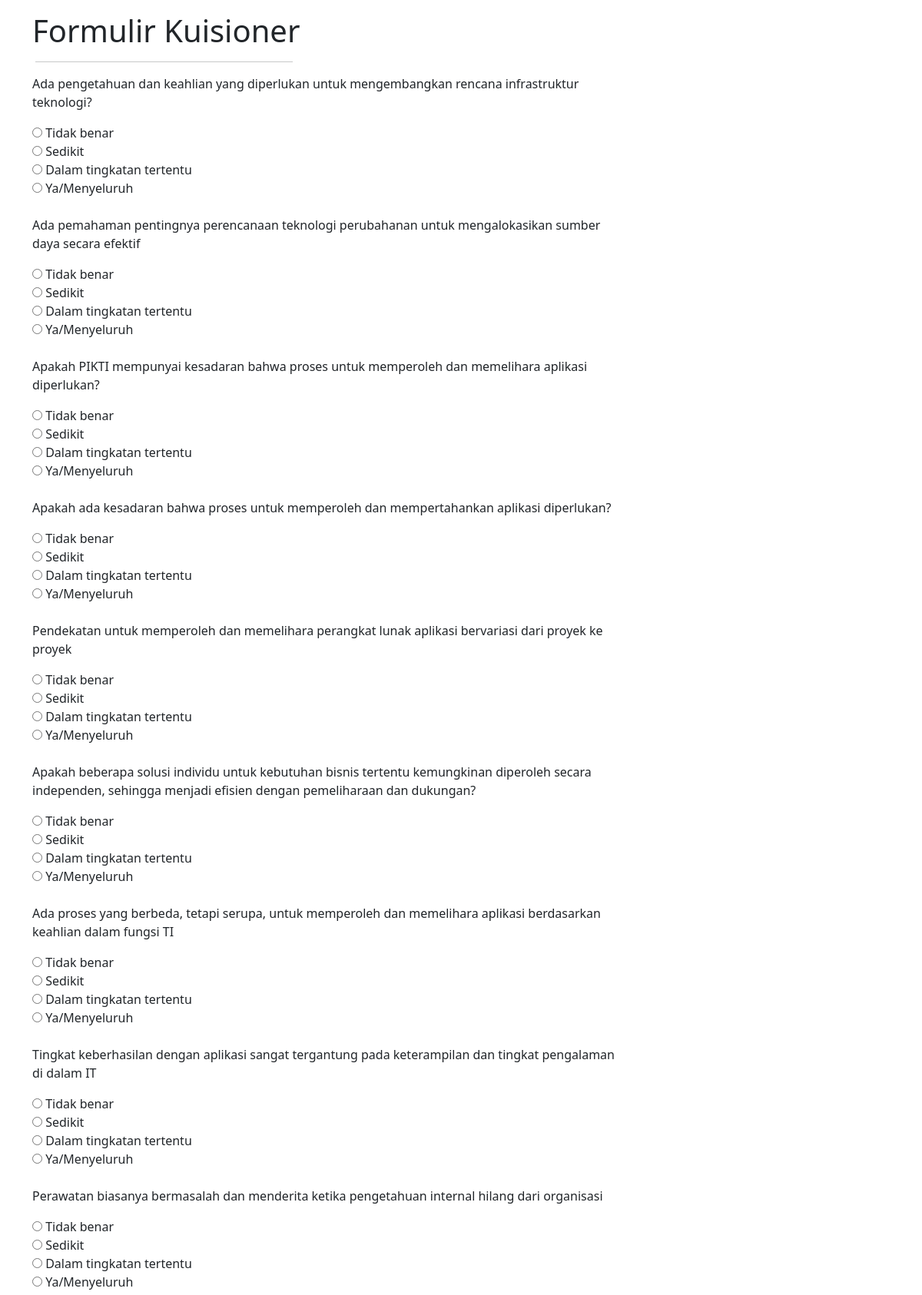
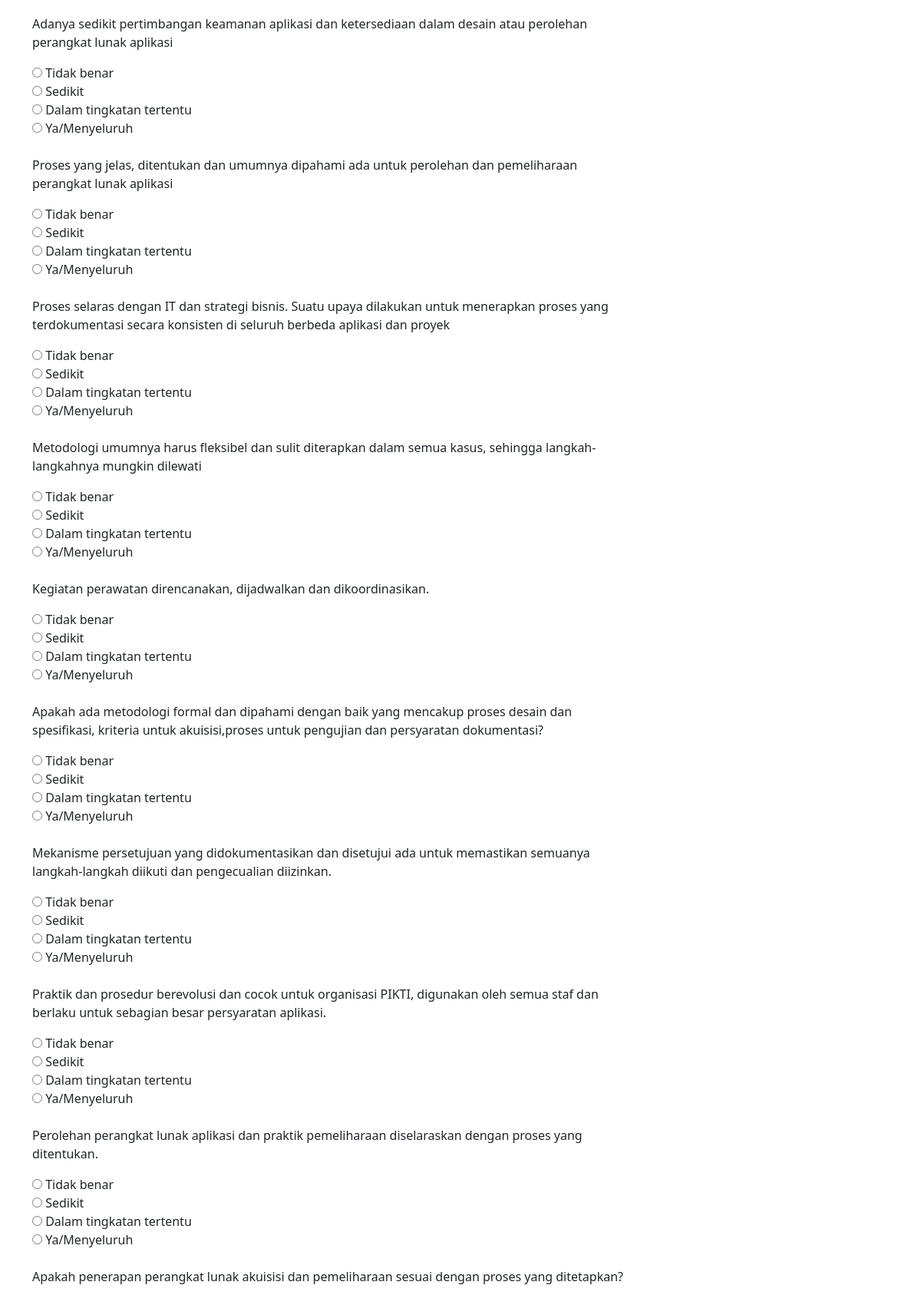
The page /Frontend/pertanyaan/5 (upper part) on the database its author committed (2 pictures, top to bottom).
### tables this page shows
CREATE TABLE `kuisioner` (
  `id` int(11) NOT NULL,
  `id_kategori` int(11) NOT NULL,
  `pertanyaan` varchar(255) NOT NULL,
  `level` int(11) NOT NULL
);

### application/controllers/Frontend.php (called while the page is built, shortened)
<?php
class Frontend extends CI_Controller {
    function __construct() {
		$this->load->model('Dashboard_model');
	}
   public function pertanyaan($id)
   {
		$data['kuisioner'] = $this->Dashboard_model->ambil_where('kuisioner','id_kategori',$id);
		$this->load->view('frontend/kuisioner',$data);
   }
}

### index.php (called while the page is built, shortened)
<?php
require_once BASEPATH.'core/CodeIgniter.php';

### application/models/Dashboard_model.php (called while the page is built, shortened)
<?php
class Dashboard_model extends CI_Model {
	function ambil_where($table,$field,$id)
	{
		$this->db->select('*');
		$this->db->from($table);
		$this->db->where($field, $id);
		$this->db->order_by('id','ASC');
		return $this->db->get()->result();
	}
}
?>

### application/views/frontend/kuisioner.php (the view, shortened to what this page needs)
<!DOCTYPE html>
<html lang="en">
<head>
    <link href="https://cdn.jsdelivr.net/npm/bootstrap@5.0.0-beta3/dist/css/bootstrap.min.css" rel="stylesheet" />
</head>
<body>
    <div class="navbar navbar-inverse navbar-fixed-top">
    </div>
    <div class="container">
        <div class="mb-2 col-lg-12">
            <div class="page-header">
                <h1 id="forms">Formulir Kuisioner</h1>
            </div>
        </div>
        <hr class="mt-3 ms-1" style="width:30%;text-align:left;margin-left:0">
        <div class="row">
            <div class="col-lg-10">
                <form class="form-horizontal" action="<?= base_url('Frontend/p_hasil/'.$this->uri->segment(3));?>" method="post">
                        <fieldset>
                            <div id="po" class="form-group">
                                <div class="mb-3 col-lg-10">
                                    <?php foreach($kuisioner as $get) {?>
                                    <p> <?= $get->pertanyaan;?> </p>
                                    <input type="radio" id="html" name="<?= $get->id;?>" value="0">
                                    <label for="html">Tidak benar</label><br>
                                    <input type="radio" id="html" name="<?= $get->id;?>" value="0.33">
                                    <label for="html">Sedikit</label><br>
                                    <input type="radio" id="html" name="<?= $get->id;?>" value="0.67">
                                    <label for="html">Dalam tingkatan tertentu</label><br>
                                    <input type="radio" id="html" name="<?= $get->id;?>" value=" 1">
                                    <label for="html">Ya/Menyeluruh</label><br>
                                    <br>
                                    <?php } ?>
                                </div>
                            </div>
                        </fieldset>
                </form>
            </div>
        </div>
    </div>
</body>
</html>

### rows shown on the page
kuisioner: pertanyaan "Ada pengetahuan dan keahlian yang diperlukan untuk mengembangkan rencana infrastruktur teknologi?"
kuisioner: pertanyaan "Ada pemahaman pentingnya perencanaan teknologi perubahanan untuk mengalokasikan sumber daya secara efektif"
kuisioner: pertanyaan "Apakah PIKTI mempunyai kesadaran bahwa proses untuk memperoleh dan memelihara aplikasi diperlukan?"
kuisioner: pertanyaan "Apakah ada kesadaran bahwa proses untuk memperoleh dan mempertahankan aplikasi diperlukan?"
kuisioner: pertanyaan "Pendekatan untuk memperoleh dan memelihara perangkat lunak aplikasi bervariasi dari proyek ke proyek"
kuisioner: pertanyaan "Apakah beberapa solusi individu untuk kebutuhan bisnis tertentu kemungkinan diperoleh secara independen, sehingga menjadi efisien dengan pemeliharaan dan dukungan?"
kuisioner: pertanyaan "Ada proses yang berbeda, tetapi serupa, untuk memperoleh dan memelihara aplikasi berdasarkan keahlian dalam fungsi TI"
kuisioner: pertanyaan "Tingkat keberhasilan dengan aplikasi sangat tergantung pada keterampilan dan tingkat pengalaman di dalam IT"
kuisioner: pertanyaan "Perawatan biasanya bermasalah dan menderita ketika pengetahuan internal hilang dari organisasi"
kuisioner: pertanyaan "Adanya sedikit pertimbangan keamanan aplikasi dan ketersediaan dalam desain atau perolehan perangkat lunak aplikasi"
kuisioner: pertanyaan "Proses yang jelas, ditentukan dan umumnya dipahami ada untuk perolehan dan pemeliharaan perangkat lunak aplikasi"
kuisioner: pertanyaan "Proses selaras dengan IT dan strategi bisnis. Suatu upaya dilakukan untuk menerapkan proses yang terdokumentasi secara konsisten di seluruh berbeda aplikasi dan proyek"
kuisioner: pertanyaan "Metodologi umumnya harus fleksibel dan sulit diterapkan dalam semua kasus, sehingga langkah-langkahnya mungkin dilewati"
kuisioner: pertanyaan "Kegiatan perawatan direncanakan, dijadwalkan dan dikoordinasikan."
kuisioner: pertanyaan "Apakah ada metodologi formal dan dipahami dengan baik yang mencakup proses desain dan spesifikasi, kriteria untuk akuisisi,proses untuk pengujian dan persyaratan dokumentasi?"
kuisioner: pertanyaan "Mekanisme persetujuan yang didokumentasikan dan disetujui ada untuk memastikan semuanya langkah-langkah diikuti dan pengecualian diizinkan."
kuisioner: pertanyaan "Praktik dan prosedur berevolusi dan cocok untuk organisasi PIKTI, digunakan oleh semua staf dan berlaku untuk sebagian besar persyaratan aplikasi."
kuisioner: pertanyaan "Perolehan perangkat lunak aplikasi dan praktik pemeliharaan diselaraskan dengan proses yang ditentukan."
kuisioner: pertanyaan "Apakah penerapan perangkat lunak akuisisi dan pemeliharaan sesuai dengan proses yang ditetapkan?"
